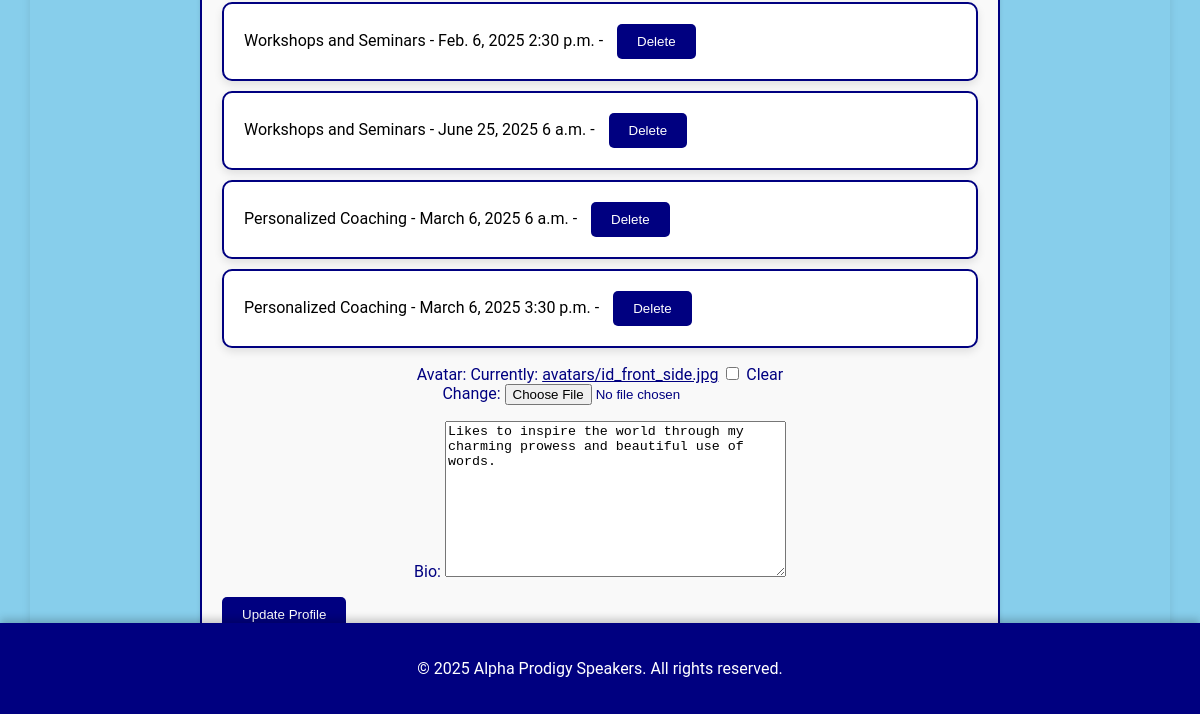
Page /speakers/profile/ (signed in, lower part) on the earlier database version.
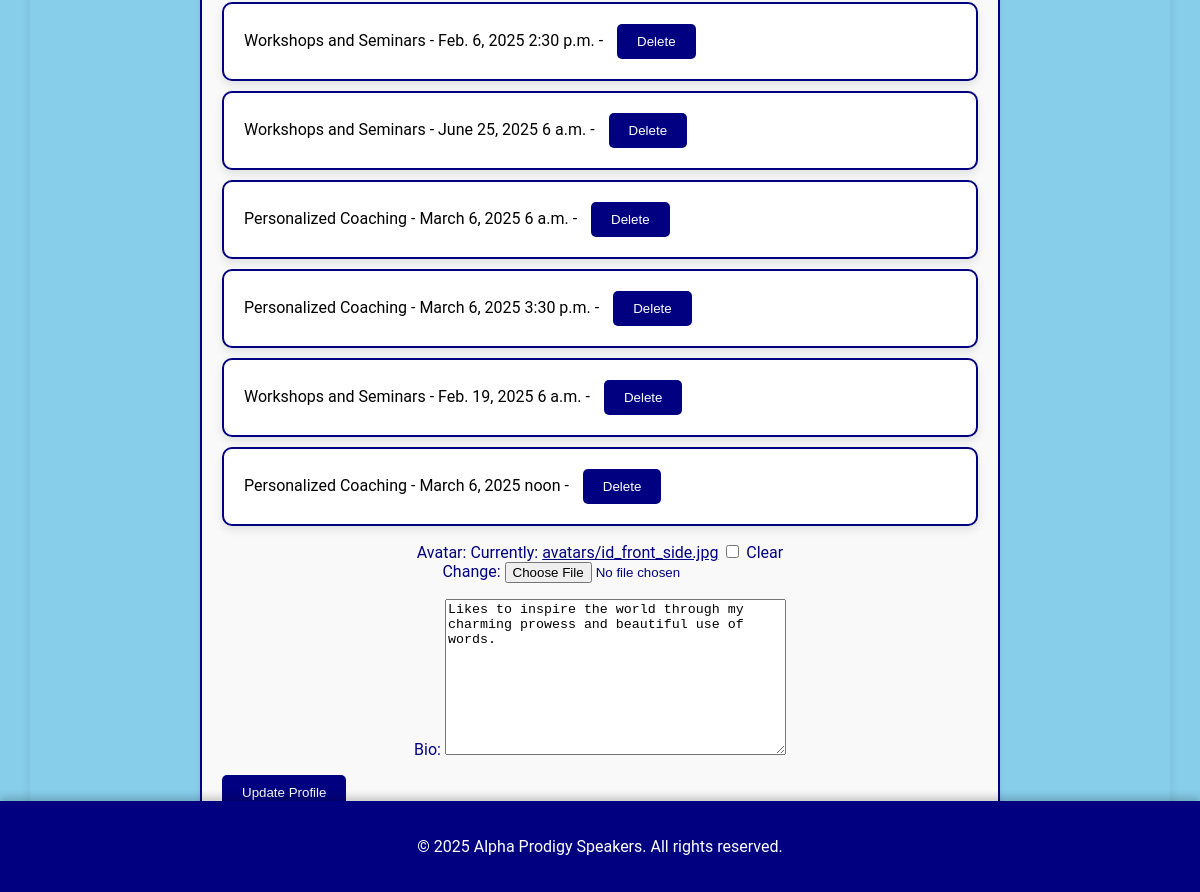
Same page on the later database version.
### speakers/models.py (models this page shows, shortened)
class Booking(models.Model):
    user = models.ForeignKey(User, on_delete=models.CASCADE)
    service = models.ForeignKey(Service, on_delete=models.CASCADE)
    date = models.DateField()
    time = models.TimeField()  # Ensure this field is present
    booked_on = models.DateTimeField(auto_now_add=True)  # Add this attribute
    is_paid = models.BooleanField(default=False)

class Service(models.Model):
    name = models.CharField(max_length=100)
    description = models.TextField()
    price = models.DecimalField(max_digits=10, decimal_places=2)
    class Meta:
        ordering = ['name']  # Order by name by default

class Profile(models.Model):
    user = models.OneToOneField(User, on_delete=models.CASCADE)
    avatar = models.ImageField(upload_to='avatars/', blank=True, null=True)
    bio = models.TextField(blank=True)

### speakers/views.py (the view)
# urls.py: path('profile/', views.profile_view, name='profile'),
@login_required
def profile_view(request):
    profile, created = Profile.objects.get_or_create(user=request.user)
    bookings = Booking.objects.filter(user=request.user)
    if request.method == 'POST':
        form = ProfileForm(request.POST, request.FILES, instance=profile)
        if form.is_valid():
            form.save()
            messages.success(request, 'Your profile has been updated successfully!')
            return redirect('profile')
        else:
            messages.error(request, 'Please correct the errors below.')
    else:
        form = ProfileForm(instance=profile)
    return render(request, 'profile.html', {'form': form, 'profile': profile, 'bookings': bookings})

### speakers/forms.py
class ProfileForm(forms.ModelForm):
    class Meta:
        model = Profile
        fields = ['avatar', 'bio']

### speakers/authentication.py (called while the page is built)
    def get_user(self, user_id):
        try:
            return UserModel.objects.get(pk=user_id)
        except UserModel.DoesNotExist:
            return None

### templates/htmls/profile.html (shortened to what this page needs)
{% extends 'base.html' %}
{% load static %}
{% block content %}
<section id="profile" class="content-section">
    <ul>
        {% for booking in bookings %}
            <li>
                <span>{{ booking.service.name }} - {{ booking.date }} {{ booking.time }} - {{ booking.status }}</span>
                <form method="post" action="{% url 'delete_booking' booking.id %}" class="inline-form">
                    <button type="submit" class="btn-delete">Delete</button>
                </form>
            </li>
        {% endfor %}
    </ul>
    <form method="post" enctype="multipart/form-data">
        {{ form.as_p }}
        <button type="submit" class="btn">Update Profile</button>
    </form>
</section>
{% endblock %}

### templates/htmls/base.html (shortened to what this page needs)
{% load static %}
<!DOCTYPE html>
<html lang="en">
<head>
    <link rel="stylesheet" href="{% static 'styles.css' %}">
</head>
<body>
    <main>
        {% block content %}
        {% endblock %}
    </main>
    <footer>
        <p>&copy; 2025 Alpha Prodigy Speakers. All rights reserved.</p>
    </footer>
</body>
</html>

### static/styles.css (style rules this page uses)
body { font-family: 'Roboto', sans-serif; background-color: skyblue; margin: 0; padding: 0; }
body { overflow-x: hidden; }
header, footer { background-color: navy; color: white; text-align: center; padding: 5px 0; }
header, header nav, header ul, header ul li, header ul li a, header h1, footer, footer p { color: white !important; }
main { margin: 20px auto; padding: 20px; border-radius: 10px; box-shadow: 0 4px 8px rgba(0, 0, 0, 0.1); max-width: 100%; min-height: calc(100vh - 160px); }
.content-section { border: 2px solid navy; border-radius: 10px; padding: 20px; margin-bottom: 20px !important; box-shadow: 0 4px 8px rgba(0, 0, 0, 0.1); transition: transform 0.2s; width: 95%; box-sizing: border-box; }
footer { background-color: navy; color: white; text-align: center; padding: 20px 0; position: relative; bottom: 0; width: 100%; }
section { background-color: white; border: 2px solid navy; border-radius: 10px; padding: 20px; margin-bottom: 20px; margin-top: 10px; box-shadow: 0 4px 8px rgba(0, 0, 0, 0.1); transition: transform 0.2s; width: 98%; box-sizing: border-box; }
#profile ul { list-style-type: none; padding: 0; }
footer { position: fixed; bottom: 0; width: 100%; padding: 10px; color: white !important; box-shadow: 0 -4px 8px rgba(0, 0, 0, 0.2); }
p, h1, h2, h3, a { color: navy; text-align: center; }
header p, header h1, header h2, header h3, footer p, footer h1, footer h2, footer h3 { color: white; }
.content-section { padding: 40px 20px; max-width: 1200px; margin: 0 auto; background-color: white; border: 2px solid navy; border-radius: 10px; box-shadow: 0 4px 8px rgba(0, 0, 0, 0.1); }
@media (max-width: 1200px) { header, footer { padding: 20px 0; } }
@media (max-width: 1200px) { main { max-width: 1100px !important; } }

### templates/htmls/profile.html (style rules this page uses)
.content-section { max-width: 800px; margin: 0 auto; padding: 20px; background-color: #f9f9f9; border-radius: 8px; box-shadow: 0 2px 4px rgba(0, 0, 0, 0.1); }

Differences in the rows shown:
added Booking: service.name "Workshops and Seminars", date "Feb. 19, 2025", time "6 a.m."
added Booking: service.name "Personalized Coaching", date "March 6, 2025", time "noon"
